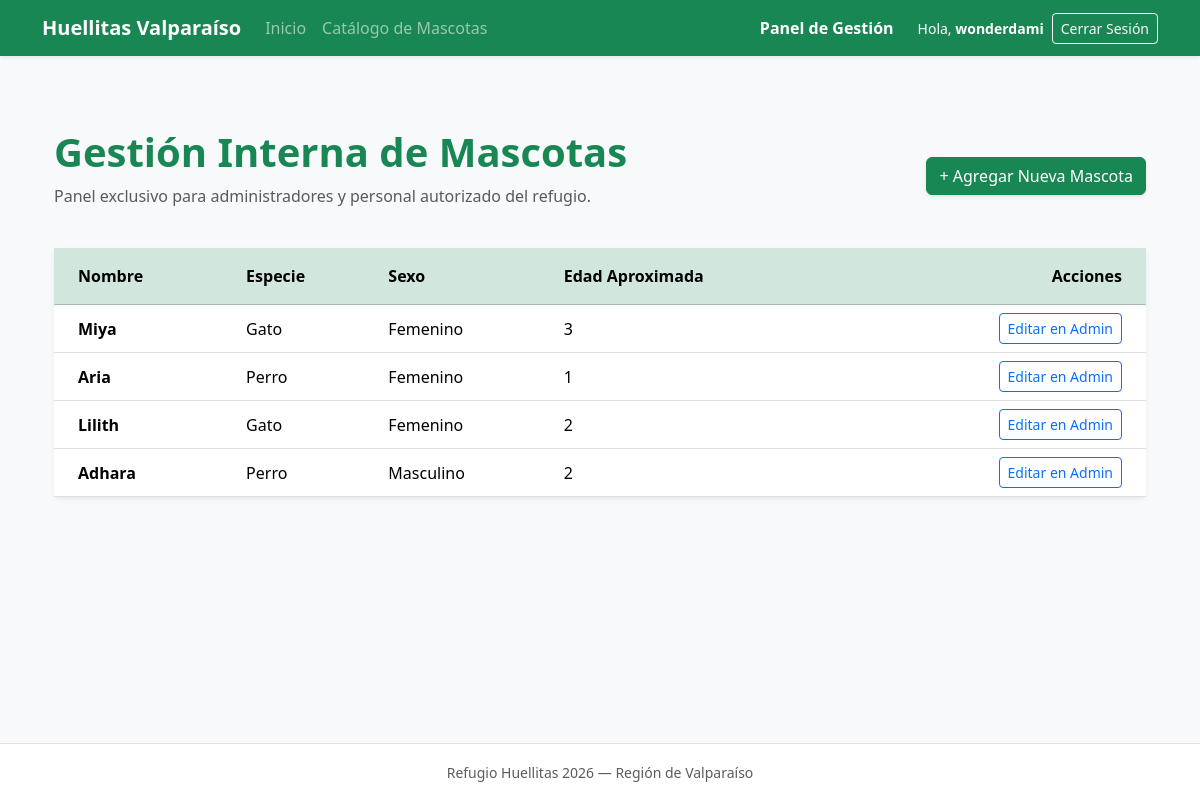
The app's page /gestion/ (signed in) with its own data.
### app/models.py (models this page shows)
class Mascota(models.Model):
    SEXO_OPCIONES = [
        ('Femenino', 'Femenino'),
        ('Masculino', 'Masculino'),
    ]
    nombre = models.CharField(max_length=50, verbose_name="Nombre Mascota")
    descripcion = models.TextField(verbose_name="Descripción")
    sexo = models.CharField(max_length=10, choices=SEXO_OPCIONES,  verbose_name="Sexo")
    edad = models.PositiveIntegerField(verbose_name="Edad")
    imagen = models.URLField(blank=True, null=True, verbose_name="URL de la Imagen")
    especie = models.ForeignKey(Especie, on_delete=models.CASCADE, verbose_name="Especie")

class Especie(models.Model):
    nombre = models.CharField(max_length=50, unique=True, verbose_name="Nombre Especie")
    descripcion = models.TextField(verbose_name="Descripción")

### app/views.py (the view)
# urls.py: path('gestion/', views.gestion_mascotas_view, name='gestion_mascotas'),
@login_required(login_url='login')
@permission_required('app.add_mascota', raise_exception=True)
def gestion_mascotas_view(request):
    mascotas = Mascota.objects.all()
    return render(request, 'app/gestion.html', {'mascotas': mascotas})

### app/templates/app/gestion.html
{% extends 'app/base.html' %}
{% block content %}
<div class="container my-5">
    <div class="row mb-4 align-items-center">
        <div class="col-md-8">
            <h1 class="fw-bold text-success">Gestión Interna de Mascotas</h1>
            <p class="text-muted">Panel exclusivo para administradores y personal autorizado del refugio.</p>
        </div>
        <div class="col-md-4 text-md-end">
            <a href="/admin/app/mascota/add/" class="btn btn-success shadow-sm">
                + Agregar Nueva Mascota
            </a>
        </div>
    </div>
    <div class="card shadow-sm border-0">
        <div class="card-body p-0">
            <div class="table-responsive">
                <table class="table table-hover align-middle mb-0">
                    <thead class="table-success">
                        <tr>
                            <th class="py-3 ps-4">Nombre</th>
                            <th class="py-3">Especie</th>
                            <th class="py-3">Sexo</th>
                            <th class="py-3">Edad Aproximada</th>
                            <th class="py-3 text-end pe-4">Acciones</th>
                        </tr>
                    </thead>
                    <tbody>
                        {% for mascota in mascotas %}
                            <tr>
                                <td class="ps-4 fw-semibold">{{ mascota.nombre }}</td>
                                <td>{{ mascota.especie.nombre }}</td>
                                <td>{{ mascota.sexo }}</td>
                                <td>{{ mascota.edad }}</td>
                                <td class="text-end pe-4">
                                    <a href="/admin/app/mascota/{{ mascota.id }}/change/" class="btn btn-sm btn-outline-primary">Editar en Admin</a>
                                </td>
                            </tr>
                        {% empty %}
                            <tr>
                                <td colspan="5" class="text-center py-4 text-muted">
                                    No hay mascotas registradas en el sistema actualmente.
                                </td>
                            </tr>
                        {% endfor %}
                    </tbody>
                </table>
            </div>
        </div>
    </div>
</div>
{% endblock %}

### app/templates/app/base.html (shortened to what this page needs)
<!DOCTYPE html>
<html lang="es">
<head>
    <link href="https://cdn.jsdelivr.net/npm/bootstrap@5.3.3/dist/css/bootstrap.min.css" rel="stylesheet">
</head>
<body class="bg-light d-flex flex-column min-vh-100">
    <nav class="navbar navbar-expand-lg navbar-dark bg-success shadow-sm">
        <div class="container">
            <a class="navbar-brand fw-bold" href="{% url 'home' %}">Huellitas Valparaíso</a>
            <div class="collapse navbar-collapse" id="navbarNav">
                <ul class="navbar-nav me-auto">
                    <li class="nav-item">
                        <a class="nav-link" href="{% url 'home' %}">Inicio</a>
                    </li>
                    <li class="nav-item">
                        <a class="nav-link" href="{% url 'catalogo' %}">Catálogo de Mascotas</a>
                    </li>
                </ul>
                <ul class="navbar-nav align-items-center">
                    {% if user.is_authenticated %}
                        <li class="nav-item me-3">
                            <a class="nav-link active fw-semibold" href="{% url 'gestion_mascotas' %}">
                                Panel de Gestión
                            </a>
                        </li>
                        <li class="nav-item me-2 text-white small">
                            Hola, <span class="fw-bold">{{ user.username }}</span>
                        </li>
                        <li class="nav-item">
                            <form action="{% url 'logout' %}" method="post" class="d-inline">
                                <button type="submit" class="btn btn-outline-light btn-sm">Cerrar Sesión</button>
                            </form>
                        </li>
                    {% else %}
                        <li class="nav-item">
                            <a class="btn btn-outline-light btn-sm px-3" href="{% url 'login' %}">Iniciar Sesión</a>
                        </li>
                    {% endif %}
                </ul>
            </div>
        </div>
    </nav>
    <main class="container my-4 flex-fill">
        {% block content %}
        {% endblock %}
    </main>
    <footer class="bg-white text-center text-muted py-3 border-top mt-auto">
        <div class="container">
            <small>Refugio Huellitas 2026 — Región de Valparaíso</small>
        </div>
    </footer>
</body>
</html>

### records on screen
Mascota: nombre "Miya", especie.nombre "Gato", sexo "Femenino", edad "3"
Mascota: nombre "Aria", especie.nombre "Perro", sexo "Femenino", edad "1"
Mascota: nombre "Lilith", especie.nombre "Gato", sexo "Femenino", edad "2"
Mascota: nombre "Adhara", especie.nombre "Perro", sexo "Masculino", edad "2"

### other values on screen
{{ user.username }} "wonderdami"
